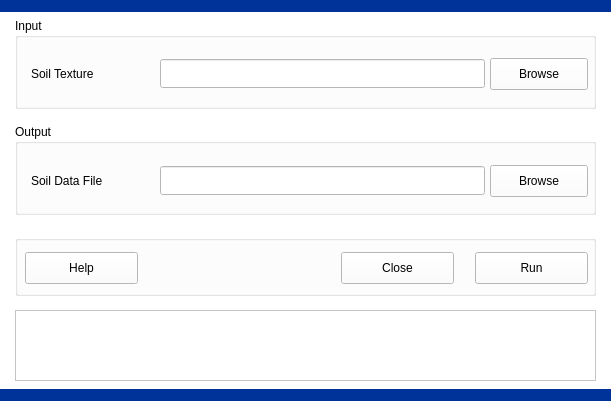
<?xml version="1.0" encoding="UTF-8"?>
<ui version="4.0">
 <class>SoilDataFile</class>
 <widget class="QDialog" name="SoilDataFile">
  <property name="geometry">
   <rect>
    <x>0</x>
    <y>0</y>
    <width>611</width>
    <height>401</height>
   </rect>
  </property>
  <property name="palette">
   <palette>
    <active>
     <colorrole role="WindowText">
      <brush brushstyle="SolidPattern">
       <color alpha="255">
        <red>0</red>
        <green>0</green>
        <blue>0</blue>
       </color>
      </brush>
     </colorrole>
     <colorrole role="Button">
      <brush brushstyle="SolidPattern">
       <color alpha="255">
        <red>255</red>
        <green>255</green>
        <blue>255</blue>
       </color>
      </brush>
     </colorrole>
     <colorrole role="Light">
      <brush brushstyle="SolidPattern">
       <color alpha="255">
        <red>255</red>
        <green>255</green>
        <blue>255</blue>
       </color>
      </brush>
     </colorrole>
     <colorrole role="Midlight">
      <brush brushstyle="SolidPattern">
       <color alpha="255">
        <red>255</red>
        <green>255</green>
        <blue>255</blue>
       </color>
      </brush>
     </colorrole>
     <colorrole role="Dark">
      <brush brushstyle="SolidPattern">
       <color alpha="255">
        <red>127</red>
        <green>127</green>
        <blue>127</blue>
       </color>
      </brush>
     </colorrole>
     <colorrole role="Mid">
      <brush brushstyle="SolidPattern">
       <color alpha="255">
        <red>170</red>
        <green>170</green>
        <blue>170</blue>
       </color>
      </brush>
     </colorrole>
     <colorrole role="Text">
      <brush brushstyle="SolidPattern">
       <color alpha="255">
        <red>0</red>
        <green>0</green>
        <blue>0</blue>
       </color>
      </brush>
     </colorrole>
     <colorrole role="BrightText">
      <brush brushstyle="SolidPattern">
       <color alpha="255">
        <red>255</red>
        <green>255</green>
        <blue>255</blue>
       </color>
      </brush>
     </colorrole>
     <colorrole role="ButtonText">
      <brush brushstyle="SolidPattern">
       <color alpha="255">
        <red>0</red>
        <green>0</green>
        <blue>0</blue>
       </color>
      </brush>
     </colorrole>
     <colorrole role="Base">
      <brush brushstyle="SolidPattern">
       <color alpha="255">
        <red>255</red>
        <green>255</green>
        <blue>255</blue>
       </color>
      </brush>
     </colorrole>
     <colorrole role="Window">
      <brush brushstyle="SolidPattern">
       <color alpha="255">
        <red>255</red>
        <green>255</green>
        <blue>255</blue>
       </color>
      </brush>
     </colorrole>
     <colorrole role="Shadow">
      <brush brushstyle="SolidPattern">
       <color alpha="255">
        <red>0</red>
        <green>0</green>
        <blue>0</blue>
       </color>
      </brush>
     </colorrole>
     <colorrole role="AlternateBase">
      <brush brushstyle="SolidPattern">
       <color alpha="255">
        <red>255</red>
        <green>255</green>
        <blue>255</blue>
       </color>
      </brush>
     </colorrole>
     <colorrole role="ToolTipBase">
      <brush brushstyle="SolidPattern">
       <color alpha="255">
        <red>255</red>
        <green>255</green>
        <blue>220</blue>
       </color>
      </brush>
     </colorrole>
     <colorrole role="ToolTipText">
      <brush brushstyle="SolidPattern">
       <color alpha="255">
        <red>0</red>
        <green>0</green>
        <blue>0</blue>
       </color>
      </brush>
     </colorrole>
    </active>
    <inactive>
     <colorrole role="WindowText">
      <brush brushstyle="SolidPattern">
       <color alpha="255">
        <red>0</red>
        <green>0</green>
        <blue>0</blue>
       </color>
      </brush>
     </colorrole>
     <colorrole role="Button">
      <brush brushstyle="SolidPattern">
       <color alpha="255">
        <red>255</red>
        <green>255</green>
        <blue>255</blue>
       </color>
      </brush>
     </colorrole>
     <colorrole role="Light">
      <brush brushstyle="SolidPattern">
       <color alpha="255">
        <red>255</red>
        <green>255</green>
        <blue>255</blue>
       </color>
      </brush>
     </colorrole>
     <colorrole role="Midlight">
      <brush brushstyle="SolidPattern">
       <color alpha="255">
        <red>255</red>
        <green>255</green>
        <blue>255</blue>
       </color>
      </brush>
     </colorrole>
     <colorrole role="Dark">
      <brush brushstyle="SolidPattern">
       <color alpha="255">
        <red>127</red>
        <green>127</green>
        <blue>127</blue>
       </color>
      </brush>
     </colorrole>
     <colorrole role="Mid">
      <brush brushstyle="SolidPattern">
       <color alpha="255">
        <red>170</red>
        <green>170</green>
        <blue>170</blue>
       </color>
      </brush>
     </colorrole>
     <colorrole role="Text">
      <brush brushstyle="SolidPattern">
       <color alpha="255">
        <red>0</red>
        <green>0</green>
        <blue>0</blue>
       </color>
      </brush>
     </colorrole>
     <colorrole role="BrightText">
      <brush brushstyle="SolidPattern">
       <color alpha="255">
        <red>255</red>
        <green>255</green>
        <blue>255</blue>
       </color>
      </brush>
     </colorrole>
     <colorrole role="ButtonText">
      <brush brushstyle="SolidPattern">
       <color alpha="255">
        <red>0</red>
        <green>0</green>
        <blue>0</blue>
       </color>
      </brush>
     </colorrole>
     <colorrole role="Base">
      <brush brushstyle="SolidPattern">
       <color alpha="255">
        <red>255</red>
        <green>255</green>
        <blue>255</blue>
       </color>
      </brush>
     </colorrole>
     <colorrole role="Window">
      <brush brushstyle="SolidPattern">
       <color alpha="255">
        <red>255</red>
        <green>255</green>
        <blue>255</blue>
       </color>
      </brush>
     </colorrole>
     <colorrole role="Shadow">
      <brush brushstyle="SolidPattern">
       <color alpha="255">
        <red>0</red>
        <green>0</green>
        <blue>0</blue>
       </color>
      </brush>
     </colorrole>
     <colorrole role="AlternateBase">
      <brush brushstyle="SolidPattern">
       <color alpha="255">
        <red>255</red>
        <green>255</green>
        <blue>255</blue>
       </color>
      </brush>
     </colorrole>
     <colorrole role="ToolTipBase">
      <brush brushstyle="SolidPattern">
       <color alpha="255">
        <red>255</red>
        <green>255</green>
        <blue>220</blue>
       </color>
      </brush>
     </colorrole>
     <colorrole role="ToolTipText">
      <brush brushstyle="SolidPattern">
       <color alpha="255">
        <red>0</red>
        <green>0</green>
        <blue>0</blue>
       </color>
      </brush>
     </colorrole>
    </inactive>
    <disabled>
     <colorrole role="WindowText">
      <brush brushstyle="SolidPattern">
       <color alpha="255">
        <red>127</red>
        <green>127</green>
        <blue>127</blue>
       </color>
      </brush>
     </colorrole>
     <colorrole role="Button">
      <brush brushstyle="SolidPattern">
       <color alpha="255">
        <red>255</red>
        <green>255</green>
        <blue>255</blue>
       </color>
      </brush>
     </colorrole>
     <colorrole role="Light">
      <brush brushstyle="SolidPattern">
       <color alpha="255">
        <red>255</red>
        <green>255</green>
        <blue>255</blue>
       </color>
      </brush>
     </colorrole>
     <colorrole role="Midlight">
      <brush brushstyle="SolidPattern">
       <color alpha="255">
        <red>255</red>
        <green>255</green>
        <blue>255</blue>
       </color>
      </brush>
     </colorrole>
     <colorrole role="Dark">
      <brush brushstyle="SolidPattern">
       <color alpha="255">
        <red>127</red>
        <green>127</green>
        <blue>127</blue>
       </color>
      </brush>
     </colorrole>
     <colorrole role="Mid">
      <brush brushstyle="SolidPattern">
       <color alpha="255">
        <red>170</red>
        <green>170</green>
        <blue>170</blue>
       </color>
      </brush>
     </colorrole>
     <colorrole role="Text">
      <brush brushstyle="SolidPattern">
       <color alpha="255">
        <red>127</red>
        <green>127</green>
        <blue>127</blue>
       </color>
      </brush>
     </colorrole>
     <colorrole role="BrightText">
      <brush brushstyle="SolidPattern">
       <color alpha="255">
        <red>255</red>
        <green>255</green>
        <blue>255</blue>
       </color>
      </brush>
     </colorrole>
     <colorrole role="ButtonText">
      <brush brushstyle="SolidPattern">
       <color alpha="255">
        <red>127</red>
        <green>127</green>
        <blue>127</blue>
       </color>
      </brush>
     </colorrole>
     <colorrole role="Base">
      <brush brushstyle="SolidPattern">
       <color alpha="255">
        <red>255</red>
        <green>255</green>
        <blue>255</blue>
       </color>
      </brush>
     </colorrole>
     <colorrole role="Window">
      <brush brushstyle="SolidPattern">
       <color alpha="255">
        <red>255</red>
        <green>255</green>
        <blue>255</blue>
       </color>
      </brush>
     </colorrole>
     <colorrole role="Shadow">
      <brush brushstyle="SolidPattern">
       <color alpha="255">
        <red>0</red>
        <green>0</green>
        <blue>0</blue>
       </color>
      </brush>
     </colorrole>
     <colorrole role="AlternateBase">
      <brush brushstyle="SolidPattern">
       <color alpha="255">
        <red>255</red>
        <green>255</green>
        <blue>255</blue>
       </color>
      </brush>
     </colorrole>
     <colorrole role="ToolTipBase">
      <brush brushstyle="SolidPattern">
       <color alpha="255">
        <red>255</red>
        <green>255</green>
        <blue>220</blue>
       </color>
      </brush>
     </colorrole>
     <colorrole role="ToolTipText">
      <brush brushstyle="SolidPattern">
       <color alpha="255">
        <red>0</red>
        <green>0</green>
        <blue>0</blue>
       </color>
      </brush>
     </colorrole>
    </disabled>
   </palette>
  </property>
  <property name="windowTitle">
   <string>: :   Soil Data File   : :</string>
  </property>
  <widget class="QTextBrowser" name="textBrowserLogs">
   <property name="geometry">
    <rect>
     <x>15</x>
     <y>310</y>
     <width>581</width>
     <height>71</height>
    </rect>
   </property>
   <property name="lineWrapMode">
    <enum>QTextEdit::NoWrap</enum>
   </property>
  </widget>
  <widget class="QGroupBox" name="groupBoxButtons">
   <property name="geometry">
    <rect>
     <x>15</x>
     <y>235</y>
     <width>581</width>
     <height>61</height>
    </rect>
   </property>
   <property name="title">
    <string/>
   </property>
   <widget class="QPushButton" name="pushButtonHelp">
    <property name="geometry">
     <rect>
      <x>10</x>
      <y>17</y>
      <width>113</width>
      <height>32</height>
     </rect>
    </property>
    <property name="text">
     <string>Help</string>
    </property>
    <property name="autoDefault">
     <bool>false</bool>
    </property>
   </widget>
   <widget class="QPushButton" name="pushButtonClose">
    <property name="geometry">
     <rect>
      <x>326</x>
      <y>17</y>
      <width>113</width>
      <height>32</height>
     </rect>
    </property>
    <property name="text">
     <string>Close</string>
    </property>
    <property name="autoDefault">
     <bool>false</bool>
    </property>
   </widget>
   <widget class="QPushButton" name="pushButtonRun">
    <property name="geometry">
     <rect>
      <x>460</x>
      <y>17</y>
      <width>113</width>
      <height>32</height>
     </rect>
    </property>
    <property name="toolTip">
     <string/>
    </property>
    <property name="text">
     <string>Run</string>
    </property>
    <property name="autoDefault">
     <bool>false</bool>
    </property>
   </widget>
  </widget>
  <widget class="QGroupBox" name="groupBoxOutput">
   <property name="geometry">
    <rect>
     <x>15</x>
     <y>124</y>
     <width>581</width>
     <height>91</height>
    </rect>
   </property>
   <property name="title">
    <string>Output</string>
   </property>
   <widget class="QLabel" name="textLabel2">
    <property name="geometry">
     <rect>
      <x>16</x>
      <y>41</y>
      <width>131</width>
      <height>31</height>
     </rect>
    </property>
    <property name="text">
     <string>Soil Data File</string>
    </property>
   </widget>
   <widget class="QPushButton" name="pushButtonSoilDataFile">
    <property name="geometry">
     <rect>
      <x>475</x>
      <y>41</y>
      <width>98</width>
      <height>32</height>
     </rect>
    </property>
    <property name="text">
     <string>Browse</string>
    </property>
    <property name="autoDefault">
     <bool>false</bool>
    </property>
   </widget>
   <widget class="QLineEdit" name="lineEditSoilDataFile">
    <property name="geometry">
     <rect>
      <x>145</x>
      <y>42</y>
      <width>325</width>
      <height>29</height>
     </rect>
    </property>
    <property name="font">
     <font>
      <pointsize>14</pointsize>
      <weight>75</weight>
      <bold>true</bold>
     </font>
    </property>
   </widget>
  </widget>
  <widget class="Line" name="BorderBottom">
   <property name="geometry">
    <rect>
     <x>0</x>
     <y>385</y>
     <width>611</width>
     <height>20</height>
    </rect>
   </property>
   <property name="baseSize">
    <size>
     <width>0</width>
     <height>0</height>
    </size>
   </property>
   <property name="palette">
    <palette>
     <active>
      <colorrole role="WindowText">
       <brush brushstyle="SolidPattern">
        <color alpha="255">
         <red>0</red>
         <green>51</green>
         <blue>153</blue>
        </color>
       </brush>
      </colorrole>
      <colorrole role="Button">
       <brush brushstyle="SolidPattern">
        <color alpha="255">
         <red>128</red>
         <green>0</green>
         <blue>0</blue>
        </color>
       </brush>
      </colorrole>
      <colorrole role="Light">
       <brush brushstyle="SolidPattern">
        <color alpha="255">
         <red>192</red>
         <green>0</green>
         <blue>0</blue>
        </color>
       </brush>
      </colorrole>
      <colorrole role="Midlight">
       <brush brushstyle="SolidPattern">
        <color alpha="255">
         <red>160</red>
         <green>0</green>
         <blue>0</blue>
        </color>
       </brush>
      </colorrole>
      <colorrole role="Dark">
       <brush brushstyle="SolidPattern">
        <color alpha="255">
         <red>64</red>
         <green>0</green>
         <blue>0</blue>
        </color>
       </brush>
      </colorrole>
      <colorrole role="Mid">
       <brush brushstyle="SolidPattern">
        <color alpha="255">
         <red>85</red>
         <green>0</green>
         <blue>0</blue>
        </color>
       </brush>
      </colorrole>
      <colorrole role="Text">
       <brush brushstyle="SolidPattern">
        <color alpha="255">
         <red>0</red>
         <green>51</green>
         <blue>153</blue>
        </color>
       </brush>
      </colorrole>
      <colorrole role="BrightText">
       <brush brushstyle="SolidPattern">
        <color alpha="255">
         <red>255</red>
         <green>255</green>
         <blue>255</blue>
        </color>
       </brush>
      </colorrole>
      <colorrole role="ButtonText">
       <brush brushstyle="SolidPattern">
        <color alpha="255">
         <red>0</red>
         <green>51</green>
         <blue>153</blue>
        </color>
       </brush>
      </colorrole>
      <colorrole role="Base">
       <brush brushstyle="SolidPattern">
        <color alpha="255">
         <red>0</red>
         <green>0</green>
         <blue>0</blue>
        </color>
       </brush>
      </colorrole>
      <colorrole role="Window">
       <brush brushstyle="SolidPattern">
        <color alpha="255">
         <red>128</red>
         <green>0</green>
         <blue>0</blue>
        </color>
       </brush>
      </colorrole>
      <colorrole role="Shadow">
       <brush brushstyle="SolidPattern">
        <color alpha="255">
         <red>0</red>
         <green>0</green>
         <blue>0</blue>
        </color>
       </brush>
      </colorrole>
      <colorrole role="AlternateBase">
       <brush brushstyle="SolidPattern">
        <color alpha="255">
         <red>64</red>
         <green>0</green>
         <blue>0</blue>
        </color>
       </brush>
      </colorrole>
      <colorrole role="ToolTipBase">
       <brush brushstyle="SolidPattern">
        <color alpha="255">
         <red>255</red>
         <green>255</green>
         <blue>220</blue>
        </color>
       </brush>
      </colorrole>
      <colorrole role="ToolTipText">
       <brush brushstyle="SolidPattern">
        <color alpha="255">
         <red>0</red>
         <green>0</green>
         <blue>0</blue>
        </color>
       </brush>
      </colorrole>
     </active>
     <inactive>
      <colorrole role="WindowText">
       <brush brushstyle="SolidPattern">
        <color alpha="255">
         <red>0</red>
         <green>51</green>
         <blue>153</blue>
        </color>
       </brush>
      </colorrole>
      <colorrole role="Button">
       <brush brushstyle="SolidPattern">
        <color alpha="255">
         <red>128</red>
         <green>0</green>
         <blue>0</blue>
        </color>
       </brush>
      </colorrole>
      <colorrole role="Light">
       <brush brushstyle="SolidPattern">
        <color alpha="255">
         <red>192</red>
         <green>0</green>
         <blue>0</blue>
        </color>
       </brush>
      </colorrole>
      <colorrole role="Midlight">
       <brush brushstyle="SolidPattern">
        <color alpha="255">
         <red>160</red>
         <green>0</green>
         <blue>0</blue>
        </color>
       </brush>
      </colorrole>
      <colorrole role="Dark">
       <brush brushstyle="SolidPattern">
        <color alpha="255">
         <red>64</red>
         <green>0</green>
         <blue>0</blue>
        </color>
       </brush>
      </colorrole>
      <colorrole role="Mid">
       <brush brushstyle="SolidPattern">
        <color alpha="255">
         <red>85</red>
         <green>0</green>
         <blue>0</blue>
        </color>
       </brush>
      </colorrole>
      <colorrole role="Text">
       <brush brushstyle="SolidPattern">
        <color alpha="255">
         <red>0</red>
         <green>51</green>
         <blue>153</blue>
        </color>
       </brush>
      </colorrole>
      <colorrole role="BrightText">
       <brush brushstyle="SolidPattern">
        <color alpha="255">
         <red>255</red>
         <green>255</green>
         <blue>255</blue>
        </color>
       </brush>
      </colorrole>
      <colorrole role="ButtonText">
       <brush brushstyle="SolidPattern">
        <color alpha="255">
         <red>0</red>
         <green>51</green>
         <blue>153</blue>
        </color>
       </brush>
      </colorrole>
      <colorrole role="Base">
       <brush brushstyle="SolidPattern">
        <color alpha="255">
         <red>0</red>
         <green>0</green>
         <blue>0</blue>
        </color>
       </brush>
      </colorrole>
      <colorrole role="Window">
       <brush brushstyle="SolidPattern">
        <color alpha="255">
         <red>128</red>
         <green>0</green>
         <blue>0</blue>
        </color>
       </brush>
      </colorrole>
      <colorrole role="Shadow">
       <brush brushstyle="SolidPattern">
        <color alpha="255">
         <red>0</red>
         <green>0</green>
         <blue>0</blue>
        </color>
       </brush>
      </colorrole>
      <colorrole role="AlternateBase">
       <brush brushstyle="SolidPattern">
        <color alpha="255">
         <red>64</red>
         <green>0</green>
         <blue>0</blue>
        </color>
       </brush>
      </colorrole>
      <colorrole role="ToolTipBase">
       <brush brushstyle="SolidPattern">
        <color alpha="255">
         <red>255</red>
         <green>255</green>
         <blue>220</blue>
        </color>
       </brush>
      </colorrole>
      <colorrole role="ToolTipText">
       <brush brushstyle="SolidPattern">
        <color alpha="255">
         <red>0</red>
         <green>0</green>
         <blue>0</blue>
        </color>
       </brush>
      </colorrole>
     </inactive>
     <disabled>
      <colorrole role="WindowText">
       <brush brushstyle="SolidPattern">
        <color alpha="255">
         <red>0</red>
         <green>51</green>
         <blue>153</blue>
        </color>
       </brush>
      </colorrole>
      <colorrole role="Button">
       <brush brushstyle="SolidPattern">
        <color alpha="255">
         <red>128</red>
         <green>0</green>
         <blue>0</blue>
        </color>
       </brush>
      </colorrole>
      <colorrole role="Light">
       <brush brushstyle="SolidPattern">
        <color alpha="255">
         <red>192</red>
         <green>0</green>
         <blue>0</blue>
        </color>
       </brush>
      </colorrole>
      <colorrole role="Midlight">
       <brush brushstyle="SolidPattern">
        <color alpha="255">
         <red>160</red>
         <green>0</green>
         <blue>0</blue>
        </color>
       </brush>
      </colorrole>
      <colorrole role="Dark">
       <brush brushstyle="SolidPattern">
        <color alpha="255">
         <red>64</red>
         <green>0</green>
         <blue>0</blue>
        </color>
       </brush>
      </colorrole>
      <colorrole role="Mid">
       <brush brushstyle="SolidPattern">
        <color alpha="255">
         <red>85</red>
         <green>0</green>
         <blue>0</blue>
        </color>
       </brush>
      </colorrole>
      <colorrole role="Text">
       <brush brushstyle="SolidPattern">
        <color alpha="255">
         <red>0</red>
         <green>51</green>
         <blue>153</blue>
        </color>
       </brush>
      </colorrole>
      <colorrole role="BrightText">
       <brush brushstyle="SolidPattern">
        <color alpha="255">
         <red>255</red>
         <green>255</green>
         <blue>255</blue>
        </color>
       </brush>
      </colorrole>
      <colorrole role="ButtonText">
       <brush brushstyle="SolidPattern">
        <color alpha="255">
         <red>0</red>
         <green>51</green>
         <blue>153</blue>
        </color>
       </brush>
      </colorrole>
      <colorrole role="Base">
       <brush brushstyle="SolidPattern">
        <color alpha="255">
         <red>128</red>
         <green>0</green>
         <blue>0</blue>
        </color>
       </brush>
      </colorrole>
      <colorrole role="Window">
       <brush brushstyle="SolidPattern">
        <color alpha="255">
         <red>128</red>
         <green>0</green>
         <blue>0</blue>
        </color>
       </brush>
      </colorrole>
      <colorrole role="Shadow">
       <brush brushstyle="SolidPattern">
        <color alpha="255">
         <red>0</red>
         <green>0</green>
         <blue>0</blue>
        </color>
       </brush>
      </colorrole>
      <colorrole role="AlternateBase">
       <brush brushstyle="SolidPattern">
        <color alpha="255">
         <red>128</red>
         <green>0</green>
         <blue>0</blue>
        </color>
       </brush>
      </colorrole>
      <colorrole role="ToolTipBase">
       <brush brushstyle="SolidPattern">
        <color alpha="255">
         <red>255</red>
         <green>255</green>
         <blue>220</blue>
        </color>
       </brush>
      </colorrole>
      <colorrole role="ToolTipText">
       <brush brushstyle="SolidPattern">
        <color alpha="255">
         <red>0</red>
         <green>0</green>
         <blue>0</blue>
        </color>
       </brush>
      </colorrole>
     </disabled>
    </palette>
   </property>
   <property name="styleSheet">
    <string notr="true">color: rgb(0, 51, 153);</string>
   </property>
   <property name="frameShadow">
    <enum>QFrame::Plain</enum>
   </property>
   <property name="lineWidth">
    <number>12</number>
   </property>
   <property name="midLineWidth">
    <number>0</number>
   </property>
   <property name="orientation">
    <enum>Qt::Horizontal</enum>
   </property>
  </widget>
  <widget class="Line" name="BorderTop">
   <property name="geometry">
    <rect>
     <x>0</x>
     <y>-4</y>
     <width>611</width>
     <height>20</height>
    </rect>
   </property>
   <property name="baseSize">
    <size>
     <width>0</width>
     <height>0</height>
    </size>
   </property>
   <property name="palette">
    <palette>
     <active>
      <colorrole role="WindowText">
       <brush brushstyle="SolidPattern">
        <color alpha="255">
         <red>0</red>
         <green>51</green>
         <blue>153</blue>
        </color>
       </brush>
      </colorrole>
      <colorrole role="Button">
       <brush brushstyle="SolidPattern">
        <color alpha="255">
         <red>128</red>
         <green>0</green>
         <blue>0</blue>
        </color>
       </brush>
      </colorrole>
      <colorrole role="Light">
       <brush brushstyle="SolidPattern">
        <color alpha="255">
         <red>192</red>
         <green>0</green>
         <blue>0</blue>
        </color>
       </brush>
      </colorrole>
      <colorrole role="Midlight">
       <brush brushstyle="SolidPattern">
        <color alpha="255">
         <red>160</red>
         <green>0</green>
         <blue>0</blue>
        </color>
       </brush>
      </colorrole>
      <colorrole role="Dark">
       <brush brushstyle="SolidPattern">
        <color alpha="255">
         <red>64</red>
         <green>0</green>
         <blue>0</blue>
        </color>
       </brush>
      </colorrole>
      <colorrole role="Mid">
       <brush brushstyle="SolidPattern">
        <color alpha="255">
         <red>85</red>
         <green>0</green>
         <blue>0</blue>
        </color>
       </brush>
      </colorrole>
      <colorrole role="Text">
       <brush brushstyle="SolidPattern">
        <color alpha="255">
         <red>0</red>
         <green>51</green>
         <blue>153</blue>
        </color>
       </brush>
      </colorrole>
      <colorrole role="BrightText">
       <brush brushstyle="SolidPattern">
        <color alpha="255">
         <red>255</red>
         <green>255</green>
         <blue>255</blue>
        </color>
       </brush>
      </colorrole>
      <colorrole role="ButtonText">
       <brush brushstyle="SolidPattern">
        <color alpha="255">
         <red>0</red>
         <green>51</green>
         <blue>153</blue>
        </color>
       </brush>
      </colorrole>
      <colorrole role="Base">
       <brush brushstyle="SolidPattern">
        <color alpha="255">
         <red>0</red>
         <green>0</green>
         <blue>0</blue>
        </color>
       </brush>
      </colorrole>
      <colorrole role="Window">
       <brush brushstyle="SolidPattern">
        <color alpha="255">
         <red>128</red>
         <green>0</green>
         <blue>0</blue>
        </color>
       </brush>
      </colorrole>
      <colorrole role="Shadow">
       <brush brushstyle="SolidPattern">
        <color alpha="255">
         <red>0</red>
         <green>0</green>
         <blue>0</blue>
        </color>
       </brush>
      </colorrole>
      <colorrole role="AlternateBase">
       <brush brushstyle="SolidPattern">
        <color alpha="255">
         <red>64</red>
         <green>0</green>
         <blue>0</blue>
        </color>
       </brush>
      </colorrole>
      <colorrole role="ToolTipBase">
       <brush brushstyle="SolidPattern">
        <color alpha="255">
         <red>255</red>
         <green>255</green>
         <blue>220</blue>
        </color>
       </brush>
      </colorrole>
      <colorrole role="ToolTipText">
       <brush brushstyle="SolidPattern">
        <color alpha="255">
         <red>0</red>
         <green>0</green>
         <blue>0</blue>
        </color>
       </brush>
      </colorrole>
     </active>
     <inactive>
      <colorrole role="WindowText">
       <brush brushstyle="SolidPattern">
        <color alpha="255">
         <red>0</red>
         <green>51</green>
         <blue>153</blue>
        </color>
       </brush>
      </colorrole>
      <colorrole role="Button">
       <brush brushstyle="SolidPattern">
        <color alpha="255">
         <red>128</red>
         <green>0</green>
         <blue>0</blue>
        </color>
       </brush>
      </colorrole>
      <colorrole role="Light">
       <brush brushstyle="SolidPattern">
        <color alpha="255">
         <red>192</red>
         <green>0</green>
         <blue>0</blue>
        </color>
       </brush>
      </colorrole>
      <colorrole role="Midlight">
       <brush brushstyle="SolidPattern">
        <color alpha="255">
         <red>160</red>
         <green>0</green>
         <blue>0</blue>
        </color>
       </brush>
      </colorrole>
      <colorrole role="Dark">
       <brush brushstyle="SolidPattern">
        <color alpha="255">
         <red>64</red>
         <green>0</green>
         <blue>0</blue>
        </color>
       </brush>
      </colorrole>
      <colorrole role="Mid">
       <brush brushstyle="SolidPattern">
        <color alpha="255">
         <red>85</red>
         <green>0</green>
         <blue>0</blue>
        </color>
       </brush>
      </colorrole>
      <colorrole role="Text">
       <brush brushstyle="SolidPattern">
        <color alpha="255">
         <red>0</red>
         <green>51</green>
         <blue>153</blue>
        </color>
       </brush>
      </colorrole>
      <colorrole role="BrightText">
       <brush brushstyle="SolidPattern">
        <color alpha="255">
         <red>255</red>
         <green>255</green>
         <blue>255</blue>
        </color>
       </brush>
      </colorrole>
      <colorrole role="ButtonText">
       <brush brushstyle="SolidPattern">
        <color alpha="255">
         <red>0</red>
         <green>51</green>
         <blue>153</blue>
        </color>
       </brush>
      </colorrole>
      <colorrole role="Base">
       <brush brushstyle="SolidPattern">
        <color alpha="255">
         <red>0</red>
         <green>0</green>
         <blue>0</blue>
        </color>
       </brush>
      </colorrole>
      <colorrole role="Window">
       <brush brushstyle="SolidPattern">
        <color alpha="255">
         <red>128</red>
         <green>0</green>
         <blue>0</blue>
        </color>
       </brush>
      </colorrole>
      <colorrole role="Shadow">
       <brush brushstyle="SolidPattern">
        <color alpha="255">
         <red>0</red>
         <green>0</green>
         <blue>0</blue>
        </color>
       </brush>
      </colorrole>
      <colorrole role="AlternateBase">
       <brush brushstyle="SolidPattern">
        <color alpha="255">
         <red>64</red>
         <green>0</green>
         <blue>0</blue>
        </color>
       </brush>
      </colorrole>
      <colorrole role="ToolTipBase">
       <brush brushstyle="SolidPattern">
        <color alpha="255">
         <red>255</red>
         <green>255</green>
         <blue>220</blue>
        </color>
       </brush>
      </colorrole>
      <colorrole role="ToolTipText">
       <brush brushstyle="SolidPattern">
        <color alpha="255">
         <red>0</red>
         <green>0</green>
         <blue>0</blue>
        </color>
       </brush>
      </colorrole>
     </inactive>
     <disabled>
      <colorrole role="WindowText">
       <brush brushstyle="SolidPattern">
        <color alpha="255">
         <red>0</red>
         <green>51</green>
         <blue>153</blue>
        </color>
       </brush>
      </colorrole>
      <colorrole role="Button">
       <brush brushstyle="SolidPattern">
        <color alpha="255">
         <red>128</red>
         <green>0</green>
         <blue>0</blue>
        </color>
       </brush>
      </colorrole>
      <colorrole role="Light">
       <brush brushstyle="SolidPattern">
        <color alpha="255">
         <red>192</red>
         <green>0</green>
         <blue>0</blue>
        </color>
       </brush>
      </colorrole>
      <colorrole role="Midlight">
       <brush brushstyle="SolidPattern">
        <color alpha="255">
         <red>160</red>
         <green>0</green>
         <blue>0</blue>
        </color>
       </brush>
      </colorrole>
      <colorrole role="Dark">
       <brush brushstyle="SolidPattern">
        <color alpha="255">
         <red>64</red>
         <green>0</green>
         <blue>0</blue>
        </color>
       </brush>
      </colorrole>
      <colorrole role="Mid">
       <brush brushstyle="SolidPattern">
        <color alpha="255">
         <red>85</red>
         <green>0</green>
         <blue>0</blue>
        </color>
       </brush>
      </colorrole>
      <colorrole role="Text">
       <brush brushstyle="SolidPattern">
        <color alpha="255">
         <red>0</red>
         <green>51</green>
         <blue>153</blue>
        </color>
       </brush>
      </colorrole>
      <colorrole role="BrightText">
       <brush brushstyle="SolidPattern">
        <color alpha="255">
         <red>255</red>
         <green>255</green>
         <blue>255</blue>
        </color>
       </brush>
      </colorrole>
      <colorrole role="ButtonText">
       <brush brushstyle="SolidPattern">
        <color alpha="255">
         <red>0</red>
         <green>51</green>
         <blue>153</blue>
        </color>
       </brush>
      </colorrole>
      <colorrole role="Base">
       <brush brushstyle="SolidPattern">
        <color alpha="255">
         <red>128</red>
         <green>0</green>
         <blue>0</blue>
        </color>
       </brush>
      </colorrole>
      <colorrole role="Window">
       <brush brushstyle="SolidPattern">
        <color alpha="255">
         <red>128</red>
         <green>0</green>
         <blue>0</blue>
        </color>
       </brush>
      </colorrole>
      <colorrole role="Shadow">
       <brush brushstyle="SolidPattern">
        <color alpha="255">
         <red>0</red>
         <green>0</green>
         <blue>0</blue>
        </color>
       </brush>
      </colorrole>
      <colorrole role="AlternateBase">
       <brush brushstyle="SolidPattern">
        <color alpha="255">
         <red>128</red>
         <green>0</green>
         <blue>0</blue>
        </color>
       </brush>
      </colorrole>
      <colorrole role="ToolTipBase">
       <brush brushstyle="SolidPattern">
        <color alpha="255">
         <red>255</red>
         <green>255</green>
         <blue>220</blue>
        </color>
       </brush>
      </colorrole>
      <colorrole role="ToolTipText">
       <brush brushstyle="SolidPattern">
        <color alpha="255">
         <red>0</red>
         <green>0</green>
         <blue>0</blue>
        </color>
       </brush>
      </colorrole>
     </disabled>
    </palette>
   </property>
   <property name="styleSheet">
    <string notr="true">color: rgb(0, 51, 153);</string>
   </property>
   <property name="frameShadow">
    <enum>QFrame::Plain</enum>
   </property>
   <property name="lineWidth">
    <number>12</number>
   </property>
   <property name="midLineWidth">
    <number>0</number>
   </property>
   <property name="orientation">
    <enum>Qt::Horizontal</enum>
   </property>
  </widget>
  <widget class="QGroupBox" name="groupBoxInput">
   <property name="geometry">
    <rect>
     <x>15</x>
     <y>18</y>
     <width>581</width>
     <height>91</height>
    </rect>
   </property>
   <property name="title">
    <string>Input</string>
   </property>
   <widget class="QPushButton" name="pushButtonSoilTextureFile">
    <property name="geometry">
     <rect>
      <x>475</x>
      <y>40</y>
      <width>98</width>
      <height>32</height>
     </rect>
    </property>
    <property name="text">
     <string>Browse</string>
    </property>
    <property name="checkable">
     <bool>false</bool>
    </property>
    <property name="autoDefault">
     <bool>false</bool>
    </property>
    <property name="flat">
     <bool>false</bool>
    </property>
   </widget>
   <widget class="QLabel" name="textLabel1">
    <property name="geometry">
     <rect>
      <x>16</x>
      <y>40</y>
      <width>111</width>
      <height>31</height>
     </rect>
    </property>
    <property name="text">
     <string>Soil Texture</string>
    </property>
   </widget>
   <widget class="QLineEdit" name="lineEditSoilTextureFile">
    <property name="geometry">
     <rect>
      <x>145</x>
      <y>41</y>
      <width>325</width>
      <height>29</height>
     </rect>
    </property>
    <property name="font">
     <font>
      <pointsize>14</pointsize>
      <weight>75</weight>
      <bold>true</bold>
     </font>
    </property>
   </widget>
  </widget>
 </widget>
 <resources/>
 <connections/>
</ui>
